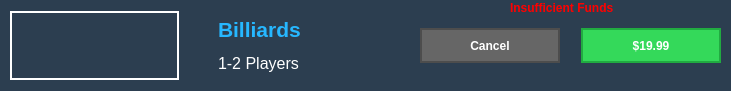
           <widget class="QGroupBox" name="groupBox_6">
            <property name="minimumSize">
             <size>
              <width>731</width>
              <height>91</height>
             </size>
            </property>
            <property name="styleSheet">
             <string notr="true"> background-color: #2c3e50;
border:solid #ffffff 1px;</string>
            </property>
            <property name="title">
             <string/>
            </property>
            <widget class="QWidget" name="horizontalLayoutWidget_3">
             <property name="geometry">
              <rect>
               <x>10</x>
               <y>10</y>
               <width>711</width>
               <height>71</height>
              </rect>
             </property>
             <layout class="QHBoxLayout" name="horizontalLayout_3">
              <item>
               <widget class="QPushButton" name="pushButton_27">
                <property name="maximumSize">
                 <size>
                  <width>169</width>
                  <height>69</height>
                 </size>
                </property>
                <property name="focusPolicy">
                 <enum>Qt::NoFocus</enum>
                </property>
                <property name="styleSheet">
                 <string notr="true">QPushButton {
    border-style: solid;
    border-width: 2px;
    border-color: white;
}

QPushButton:hover
{
    border: 2px solid #26b7ff ;
}

QPushButton:pressed {
	color:white;
 }
</string>
                </property>
                <property name="text">
                 <string/>
                </property>
                <property name="icon">
                 <iconset resource="resources.qrc">
                  <normaloff>:/Assets/Activities/game4.jpg</normaloff>:/Assets/Activities/game4.jpg</iconset>
                </property>
                <property name="iconSize">
                 <size>
                  <width>165</width>
                  <height>69</height>
                 </size>
                </property>
                <property name="flat">
                 <bool>true</bool>
                </property>
               </widget>
              </item>
              <item>
               <widget class="QLabel" name="label_5">
                <property name="styleSheet">
                 <string notr="true">padding-right:30px;
padding-left:30px;</string>
                </property>
                <property name="text">
                 <string>&lt;html&gt;&lt;head/&gt;&lt;body&gt;&lt;p&gt;&lt;span style=&quot; font-size:16pt; font-weight:600; color:#26b7ff;&quot;&gt;Billiards&lt;/span&gt;&lt;/p&gt;&lt;p&gt;&lt;span style=&quot; font-size:12pt; color:#ffffff;&quot;&gt;1-2 Players&lt;/span&gt;&lt;/p&gt;&lt;/body&gt;&lt;/html&gt;</string>
                </property>
               </widget>
              </item>
              <item>
               <widget class="QPushButton" name="pushButton_9">
                <property name="minimumSize">
                 <size>
                  <width>0</width>
                  <height>35</height>
                 </size>
                </property>
                <property name="maximumSize">
                 <size>
                  <width>140</width>
                  <height>35</height>
                 </size>
                </property>
                <property name="styleSheet">
                 <string notr="true">QPushButton {
    background-color: #666666;
    border-style: solid;
    border-width: 2px;
    border-color: #4d4d4d;
    font: bold 12px;
    color: white;
	padding-top:8px;
	padding-bottom:8px;
    padding-left: 8px;
    padding-right: 8px;
}

QPushButton:hover
{
    border: 2px solid #262626 ;
}

QPushButton:pressed {
	color:white;
	background-color:#1a1a1a;
 }
</string>
                </property>
                <property name="text">
                 <string>Cancel</string>
                </property>
               </widget>
              </item>
              <item>
               <spacer name="horizontalSpacer_4">
                <property name="orientation">
                 <enum>Qt::Horizontal</enum>
                </property>
                <property name="sizeType">
                 <enum>QSizePolicy::Maximum</enum>
                </property>
                <property name="sizeHint" stdset="0">
                 <size>
                  <width>15</width>
                  <height>10</height>
                 </size>
                </property>
               </spacer>
              </item>
              <item>
               <widget class="QPushButton" name="pushButton_6">
                <property name="minimumSize">
                 <size>
                  <width>118</width>
                  <height>35</height>
                 </size>
                </property>
                <property name="maximumSize">
                 <size>
                  <width>140</width>
                  <height>35</height>
                 </size>
                </property>
                <property name="focusPolicy">
                 <enum>Qt::NoFocus</enum>
                </property>
                <property name="styleSheet">
                 <string notr="true">QPushButton {
    background-color: #34d95a;
    border-style: solid;
    border-width: 2px;
    border-color: #21ab41;
    font: bold 12px;
    color: white;
	padding-top:8px;
	padding-bottom:8px;
    padding-left: 8px;
    padding-right: 8px;
}

QPushButton:hover
{
    border: 2px solid #146b29 ;
}

QPushButton:pressed {
	color:white;
	background-color:#136335;
 }</string>
                </property>
                <property name="text">
                 <string>$19.99</string>
                </property>
               </widget>
              </item>
             </layout>
            </widget>
            <widget class="QLabel" name="errGame4">
             <property name="geometry">
              <rect>
               <x>510</x>
               <y>0</y>
               <width>131</width>
               <height>16</height>
              </rect>
             </property>
             <property name="text">
              <string>&lt;html&gt;&lt;head/&gt;&lt;body&gt;&lt;p&gt;&lt;span style=&quot; font-weight:600; color:#ff0000;&quot;&gt;Insufficient Funds&lt;/span&gt;&lt;/p&gt;&lt;/body&gt;&lt;/html&gt;</string>
             </property>
            </widget>
           </widget>
